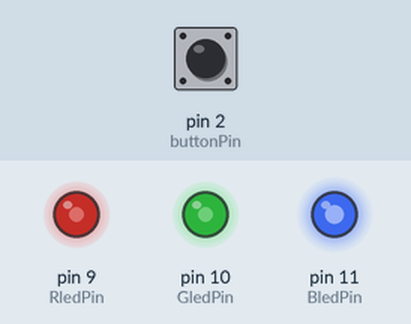
This sketch was run on a simulated Arduino Uno, built with avr-gcc and run on an emulated ATmega328P. Parts: output pins drawn as LEDs (lit = HIGH). The inputs (shaded band) are chosen by the test bench; at power-on: pin 2 (buttonPin) HIGH.

Above: at 1.2 s.
1.3 s: pin 2 (buttonPin) pulled LOW for 0.15 s
At 1.8 s:
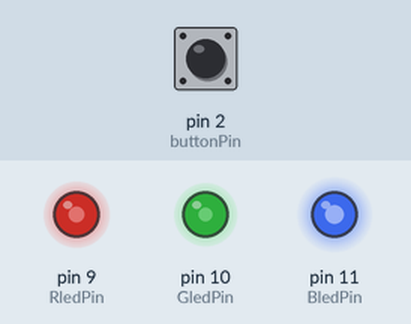
4.4 s: pin 2 (buttonPin) pulled LOW for 1 s
8.4 s: pin 2 (buttonPin) pulsed LOW 5 times (0.12 s each, 0.3 s apart)
At 10.5 s:
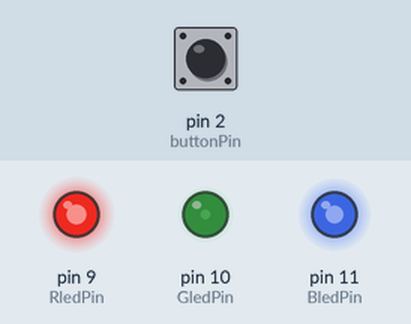
11.4 s: pin 2 (buttonPin) pulsed LOW 5 times (0.12 s each, 0.3 s apart)
At 12.12 s:
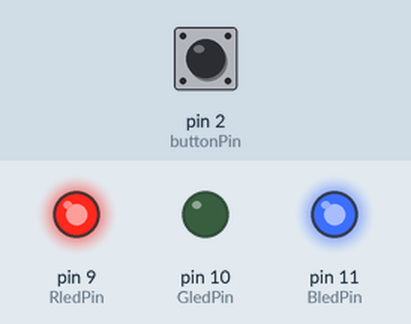
Timing chart, 0 to 29.5 s (numbered marks = the images above; inputs shaded):
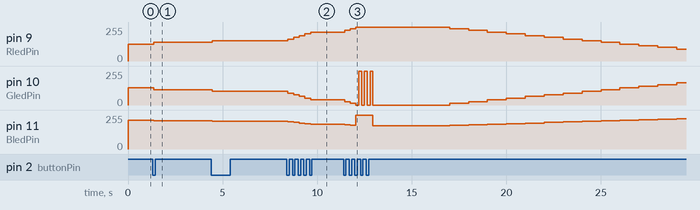

The sketch:

1015_ToyMood.ino
```cpp
const int RledPin = 9;
const int GledPin = 10;
const int BledPin = 11;
const int buttonPin = 2;

int mood = 0;
const int neutralMood = 10;
int buttonState = HIGH;
bool ButtonPressed = false;

unsigned long touchedTimer = 0;
unsigned long reducedTimer = 0;

const long unTouchInterval = 5000;
const long reducedInterval = 1000;

void setup() {
  pinMode(buttonPin, INPUT_PULLUP);
  pinMode(RledPin, OUTPUT);
  pinMode(GledPin, OUTPUT);
  pinMode(BledPin, OUTPUT);
  mood = neutralMood;
}

void loop() {
  showLEDState(mood);

  int reading = digitalRead(buttonPin);

  if (reading == LOW && !ButtonPressed) {
    mood += 1;
    mood = constrain(mood, 0, 20);
    touchedTimer = millis();
    ButtonPressed = true;
    delay(50);

    // blink green when mood reaches max
    if (mood == 20) {
      happyBlink();
    }
  }

  if (reading == HIGH && ButtonPressed) {
    ButtonPressed = false;
  }

  unsigned long currentTimer = millis();

  if (currentTimer - touchedTimer > unTouchInterval) {
    if (currentTimer - reducedTimer > reducedInterval) {
      mood -= 1;
      mood = constrain(mood, 0, 20);
      reducedTimer = currentTimer;
    }
  }
}

void showLEDState(int moodValue) {
  int red = map(moodValue, 0, 20, 255, 0);   // low mood = red
  int green = map(moodValue, 0, 20, 0, 255); // high mood = green
  int blue = map(moodValue, 0, 20, 0, 80);   // small blue when mood rises

  analogWrite(RledPin, 255 - red);
  analogWrite(GledPin, 255 - green);
  analogWrite(BledPin, 255 - blue);
}

void happyBlink() {
  for (int i = 0; i < 3; i++) {
    analogWrite(RledPin, 255);
    analogWrite(GledPin, 0);
    analogWrite(BledPin, 255);
    delay(150);
    analogWrite(RledPin, 255);
    analogWrite(GledPin, 255);
    analogWrite(BledPin, 255);
    delay(150);
  }
}
```

Measured:
- after the input at 1.3 s, pin 9 (RledPin): 127/255 → 140/255 after 0.05 s; pin 10 (GledPin): 128/255 → 115/255 after 0.05 s; pin 11 (BledPin): 215/255 → 211/255 after 0.05 s
